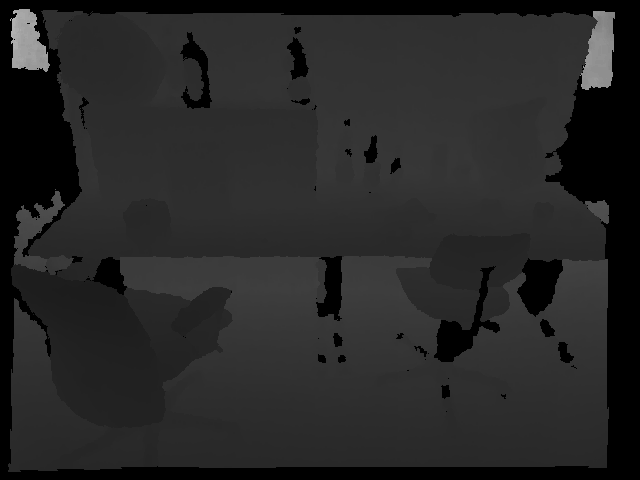
#> input picture Parte08/tum_dataset/depth/1.png, 640 x 480 px, found by its file name
$ python pt4ex2.py
#> lines starting #> are read from the running program, lines starting #| are printed output that depends on the picture
#!/usr/bin/env python3
# shebang line for linux / mac

from copy import deepcopy
import glob
from random import randint
import cv2  # import the opencv library
import numpy as np
import argparse

#import matplotlib
#from matplotlib import pyplot as plt
# matplotlib.use('Agg')


def main():

    # ------------------------------------
    # Setup argparse
    # ------------------------------------
    parser = argparse.ArgumentParser(
        prog='Traffic car couter',
        description='Counts cars',
        epilog='This is finished')

    parser.add_argument('-qi', '--query_image', type=str, default='images/castle/1.png')
    parser.add_argument('-ti', '--target_image', type=str, default='images/castle/2.png')

    args = vars(parser.parse_args())
    print(args)

    # ----------------------------------
    # Load the query and target images
    # ----------------------------------
    q_image = cv2.imread(args['query_image'])
#> q_image is the input picture: shape (480, 640, 3); min 0, max 182, mean 38.7
    q_gray_image = cv2.cvtColor(q_image, cv2.COLOR_BGR2GRAY)  # type: ignore

    t_image = cv2.imread(args['target_image'])
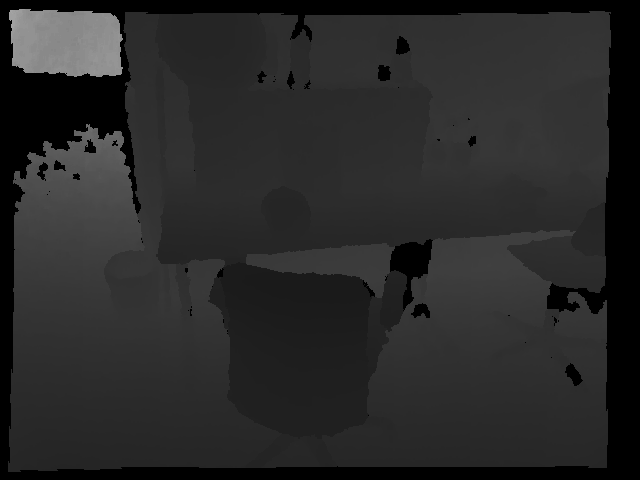
#> input picture Parte08/tum_dataset/depth/2.png, 640 x 480 px, found by its file name
#> t_image is the input picture: shape (480, 640, 3); min 0, max 164, mean 40.7
    t_gray_image = cv2.cvtColor(t_image, cv2.COLOR_BGR2GRAY)  # type: ignore

    # ----------------------------------
    # Compute sift keypoints and descriptors
    # ----------------------------------
    sift = cv2.SIFT_create(nfeatures=500)  # create an object for the sift
    q_key_points, q_descriptors = sift.detectAndCompute(q_gray_image, None)
#> q_key_points = 274 keypoints; strongest (x, y, size): (14, 12, 2.2), (28, 52, 23.9), (598, 72, 22.5), (14, 16, 2.5)
    t_key_points, t_descriptors = sift.detectAndCompute(t_gray_image, None)
#> t_key_points = 192 keypoints; strongest (x, y, size): (88, 47, 43.3), (82, 47, 46), (120, 73, 2.6), (90, 148, 6.9)

    # Drawing the keypoints on the query image
    q_image_gui = deepcopy(q_image)
    for key_point in q_key_points:  # iterate all keypoints
        x = int(key_point.pt[0])
        y = int(key_point.pt[1])

        color = (randint(0, 255), randint(0, 255), randint(0, 255))
        radius = 30
        cv2.circle(q_image_gui, (x, y), radius, color, 3)  # type: ignore
#> this loop made 274 passes
#> (key_point, x, y, color) on passes 1 to 3: (keypoint at (8.9, 464.9), size 2, 8, 464, (197, 215, 20)), (keypoint at (12.6, 227.2), size 9.9, 12, 227, (132, 248, 207)), (keypoint at (13, 33.8), size 4, 13, 33, (155, 244, 183))
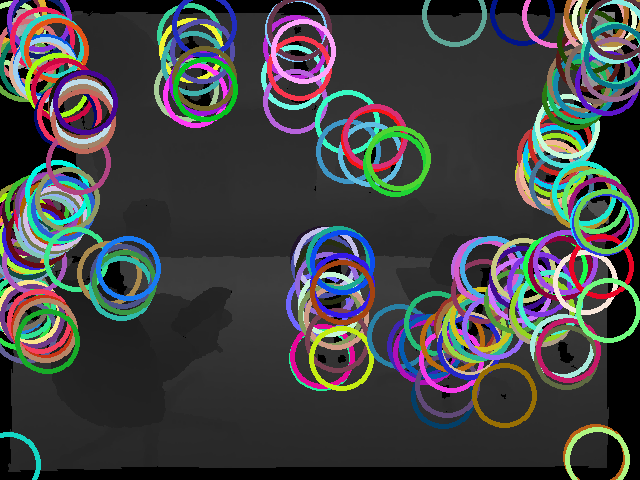
#> q_image_gui: shape (480, 640, 3); mean B, G, R 67.9, 66.8, 65.3

    # Drawing the keypoints on the target image
    t_image_gui = deepcopy(t_image)
    for key_point in t_key_points:  # iterate all keypoints
        x = int(key_point.pt[0])
        y = int(key_point.pt[1])

        color = (randint(0, 255), randint(0, 255), randint(0, 255))
        radius = 30
        cv2.circle(t_image_gui, (x, y), radius, color, 3)  # type: ignore
#> this loop made 192 passes
#> (key_point, x, y, color) on passes 1 to 3: (keypoint at (13, 40.1), size 3.9, 12, 40, (212, 127, 111)), (keypoint at (14, 181.5), size 2.2, 13, 181, (145, 3, 219)), (keypoint at (14, 181.5), size 2.2, 13, 181, (25, 62, 196))
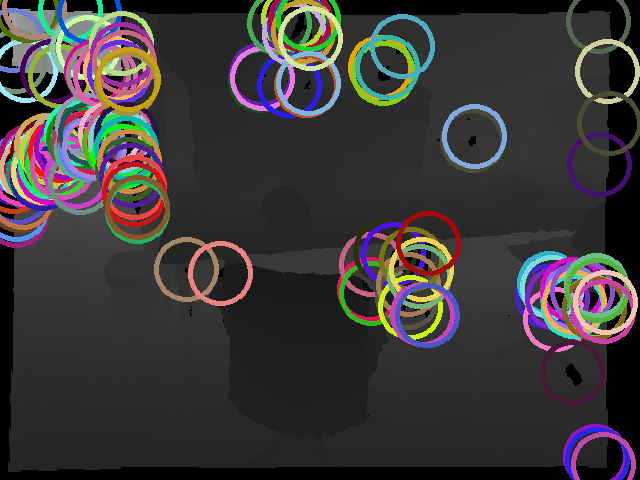
#> t_image_gui: shape (480, 640, 3); mean B, G, R 57, 56.7, 60


    # gui_image = cv2.drawKeypoints(gray_image, key_points, image)

    win_name = 'query image'
    cv2.namedWindow(win_name, cv2.WINDOW_NORMAL)
    cv2.imshow(win_name, q_image_gui)  # type: ignore

    win_name = 'target image'
    cv2.namedWindow(win_name, cv2.WINDOW_NORMAL)
    cv2.imshow(win_name, t_image_gui)  # type: ignore

    cv2.waitKey(0)


if __name__ == '__main__':
    main()
